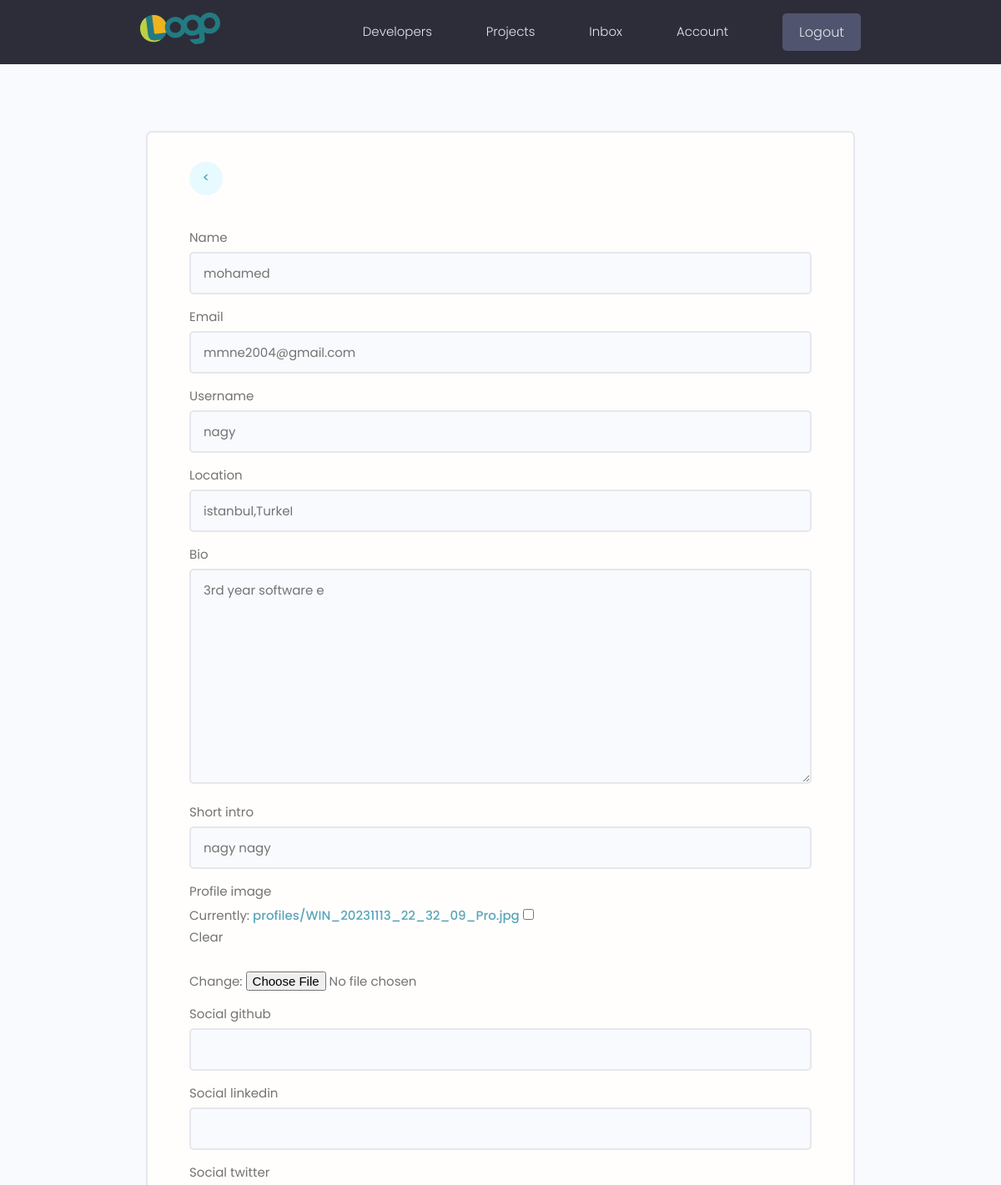
Before: /edit-account/ (signed in, upper part) with the older database file.
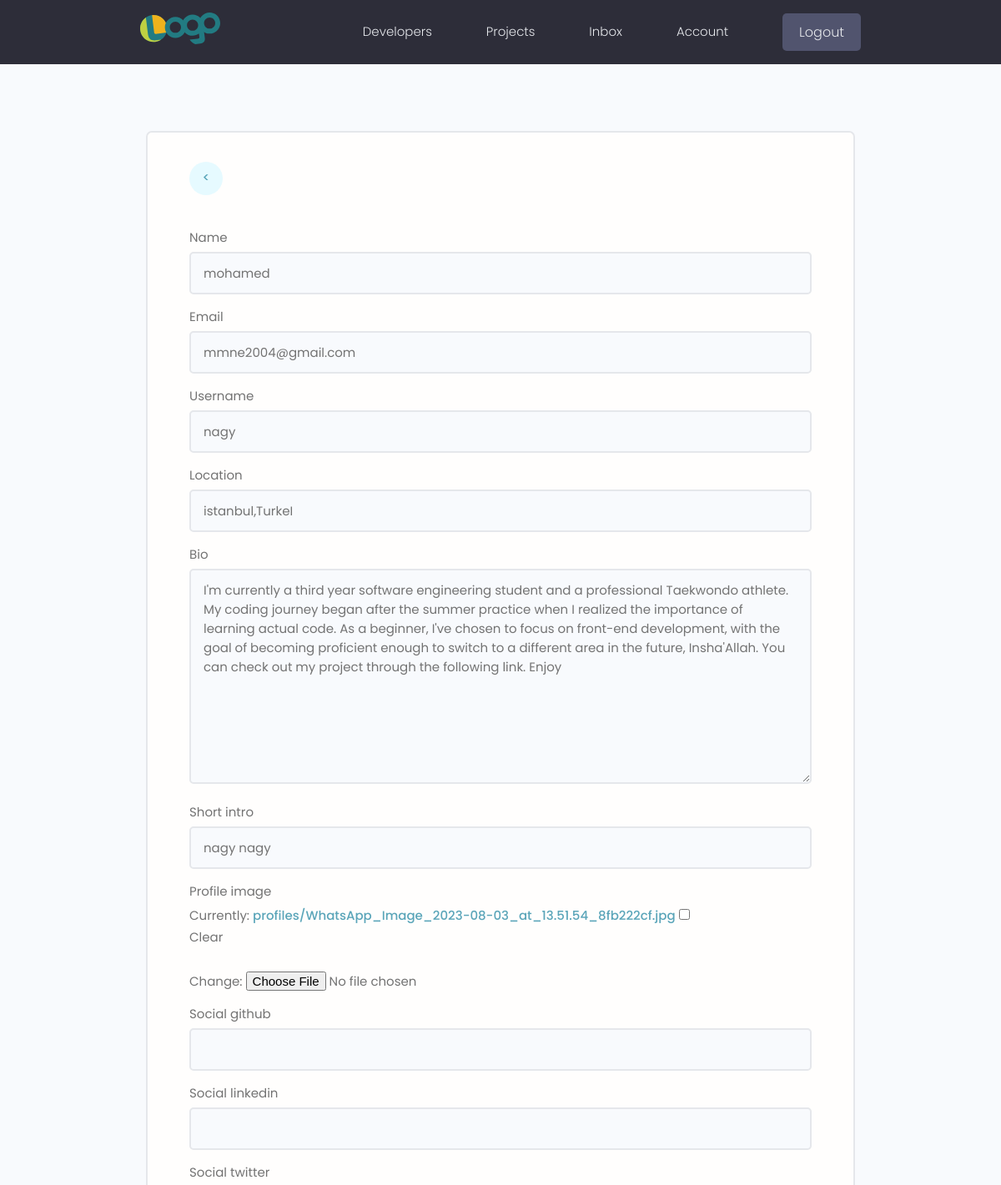
After: the same page with the newer database file.
### users/models.py (models this page shows, shortened)
class Profile(models.Model):
    user = models.OneToOneField(
        User, on_delete=models.CASCADE, null=True, blank=True)
    name = models.CharField(max_length=200, blank=True, null=True)
    email = models.EmailField(max_length=500, blank=True, null=True)
    username = models.CharField(max_length=200, blank=True, null=True)
    location = models.CharField(max_length=200, blank=True, null=True)
    short_intro = models.CharField(max_length=200, blank=True, null=True)
    bio = models.TextField(blank=True, null=True)
    profile_image = models.ImageField(
        null=True, blank=True, upload_to='profiles/', default="profiles/user-default.png")
    social_github = models.CharField(max_length=200, blank=True, null=True)
    social_twitter = models.CharField(max_length=200, blank=True, null=True)
    social_linkedin = models.CharField(max_length=200, blank=True, null=True)
    social_youtube = models.CharField(max_length=200, blank=True, null=True)
    social_website = models.CharField(max_length=200, blank=True, null=True)
    created = models.DateTimeField(auto_now_add=True)
    id = models.UUIDField(default=uuid.uuid4, unique=True,
                          primary_key=True, editable=False)
    class Meta:
        ordering = ['created']

### users/views.py (the view)
# urls.py: path('edit-account/', views.editAccount, name="edit-account"),
@login_required(login_url='login')
def editAccount(request):
    profile = request.user.profile
    form = ProfileForm(instance=profile)
    if request.method == 'POST':
        form = ProfileForm(request.POST, request.FILES, instance=profile)
        if form.is_valid():
            form.save()
            return redirect('account')
    context = {'form': form}
    return render(request, 'users/profile_form.html', context)

### users/forms.py
class ProfileForm(ModelForm):
    class Meta:
        model = Profile
        fields = ['name', 'email', 'username',
                  'location', 'bio', 'short_intro', 'profile_image',
                  'social_github', 'social_linkedin', 'social_twitter',
                  'social_youtube', 'social_website']
    def __init__(self, *args, **kwargs):
        super(ProfileForm, self).__init__(*args, **kwargs)
        for name, field in self.fields.items():
            field.widget.attrs.update({'class': 'input'})

### users/templates/users/profile_form.html (shortened to what this page needs)
{% extends 'main.html' %}
{% block content %}
<main class="formPage my-xl">
    <div class="content-box">
        <div class="formWrapper">
            <a class="backButton" href="{% url 'account' %}"><</a>
            <br>
            <form class="form" method="POST" action="{% url 'edit-account' %}" enctype="multipart/form-data">
                {% for field in form %}
                <div class="form__field">
                    <label for="formInput#text">{{field.label}}</label>
                    {{field}}
                </div>
                {% endfor %}
            </form>
        </div>
    </div>
</main>
{% endblock content %}

Changed rows visible on the page:
changed Profile "mohamed": bio "3rd year software e" → "I'm currently a third year software engineering student and a professional Taekwondo athlete. My coding journey began after the summer practice when I realized the importance of learning actual code. As a beginner, I've chosen to focus on front-end development, with the goal of becoming proficient enough to switch to a different area in the future, Insha'Allah. You can check out my project through the following link. Enjoy"
Other visible differences:
text no longer shown: "Currently: profiles/WIN_20231113_22_32_09_Pro.jpg Clear Change:"
text now shown: "Currently: profiles/WhatsApp_Image_2023-08-03_at_13.51.54_8fb222cf.jpg Clear Change:"
